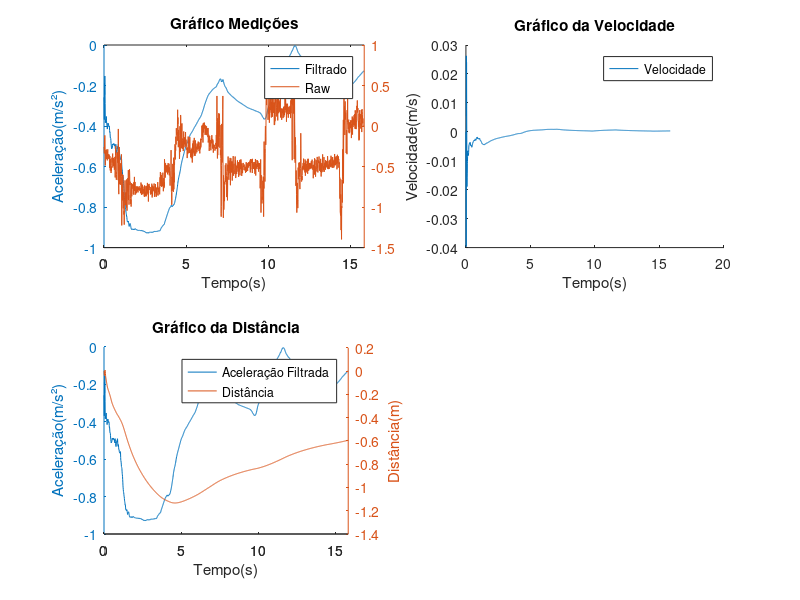

Here is the MATLAB script that generated this plot:
clear all;
clc;

pkg load signal;

x0 = [0; 0];  % initial state (location and velocity)
P0 = [1000 0; 0 1000];  % initial uncertainty

global u = [0; 0];  % external motion

% motion model
% x' = 1 * x + t * v
% v' = 0 * x + 1 * v
% apply t = 1
global F = [1 1; 0 1];  % next state function
global H = [1 0];  % measurement function

global Id = eye(2);  % identity matrix

global R = [1];  % measurement uncertainty

function [ret_x, ret_P] = kalman_update (Z, x, P)
  global H;
  global R;
  global Id;

  y = Z - H * x;  % y is a residual
  S = (H * P * H') + R;
  K = P * H' * inv(S);

  ret_x = x + K * y;
  ret_P = (Id - K * H) * P;
endfunction

function [ret_x, ret_P] = kalman_prediction(x, P)
  global F;
  global u;

  ret_x = F * x + u;
  ret_P = F * P * F';
endfunction

function [ret_x, ret_P] = kalman_filter (Z, x, P)
  [x_U, P_U] = kalman_update(Z, x, P);
  [ret_x, ret_P] = kalman_prediction(x_U, P_U);
endfunction

function [x, v] = kalman_evaluate(measurements, x0, P0)
  x = [];
  v = [];

  x_i = x0;
  P_i = P0;
  for Z = measurements
    [x_i, P_i] = kalman_filter([Z], x_i, P_i);
    x(end + 1) = x_i(1);
    v(end +1) = x_i(2);
  endfor
endfunction

data1 = csvread('10cmTest.csv', 1, 0);
ax = 9.81*data1(:,1);

taxa = 0.01;
Ts = taxa;
Fs = 1/taxa;
t = 0:taxa:(length(ax)-1)*taxa;

Fr = 7;
Fr2 = 20;
OmegaC = 2*pi*Fr;% freq angulr
OmegaC2 = 2*pi*Fr2;% freq angulr
w = 0:0.1:10*OmegaC;
N = 3; % Calculo da ordem do filtro
OmegaD = OmegaC/(2*pi*Fs); % freq normalizada
OmegaD2 = OmegaC2/(2*pi*Fs); % freq normalizada

[bd,ad] = butter(N,OmegaD,'high'); %% Definição dos parametros do butterworth analogico
y1 = filter(bd,ad,ax); %passa alta
measurements = ax';
[x, v] = kalman_evaluate(measurements, x0, P0);

##figure
##plot(t,v)
v2 = cumtrapz(x);
p2 = cumtrapz(v);

figure
hold on
axis(1) = subplot(2,2,1);
plotyy(t, x, t, measurements)
title('Gráfico Medições');
legend('Filtrado', 'Raw')
xlabel('Tempo(s)');
ylabel('Aceleração(m/s²)');
hold off

axis(2) = subplot(2,2,2);
hold on
plot(t,v)
title('Gráfico da Velocidade');
legend('Velocidade');
xlabel('Tempo(s)');
ylabel('Velocidade(m/s)');
hold off

axis(3) = subplot(2,2,3);
hold on;
[hAx, hLine1, hLine2] = plotyy(t, x, t, p2);
title('Gráfico da Distância');
legend('Aceleração Filtrada', 'Distância');
xlabel('Tempo(s)');
ylabel(hAx(1), 'Aceleração(m/s²)')
ylabel(hAx(2), 'Distância(m)')
hold off
